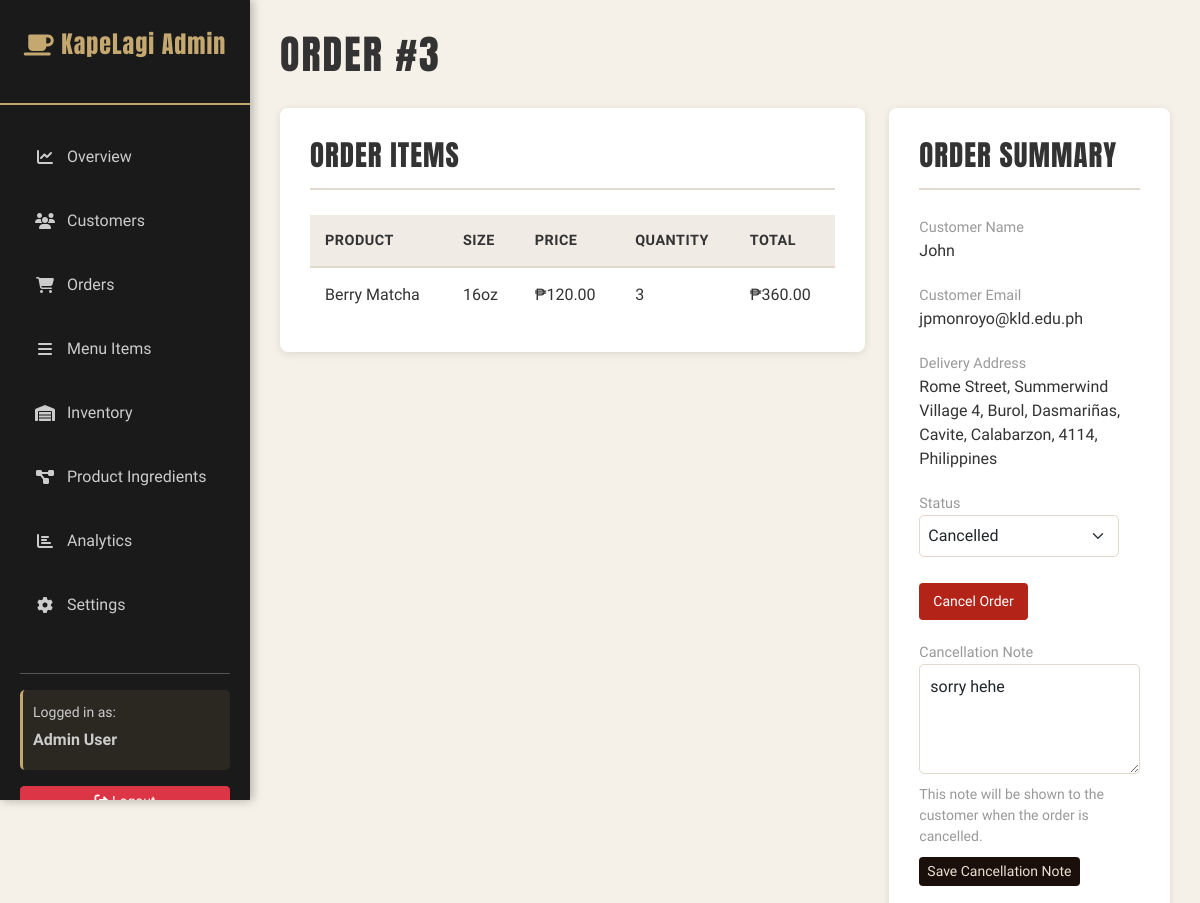
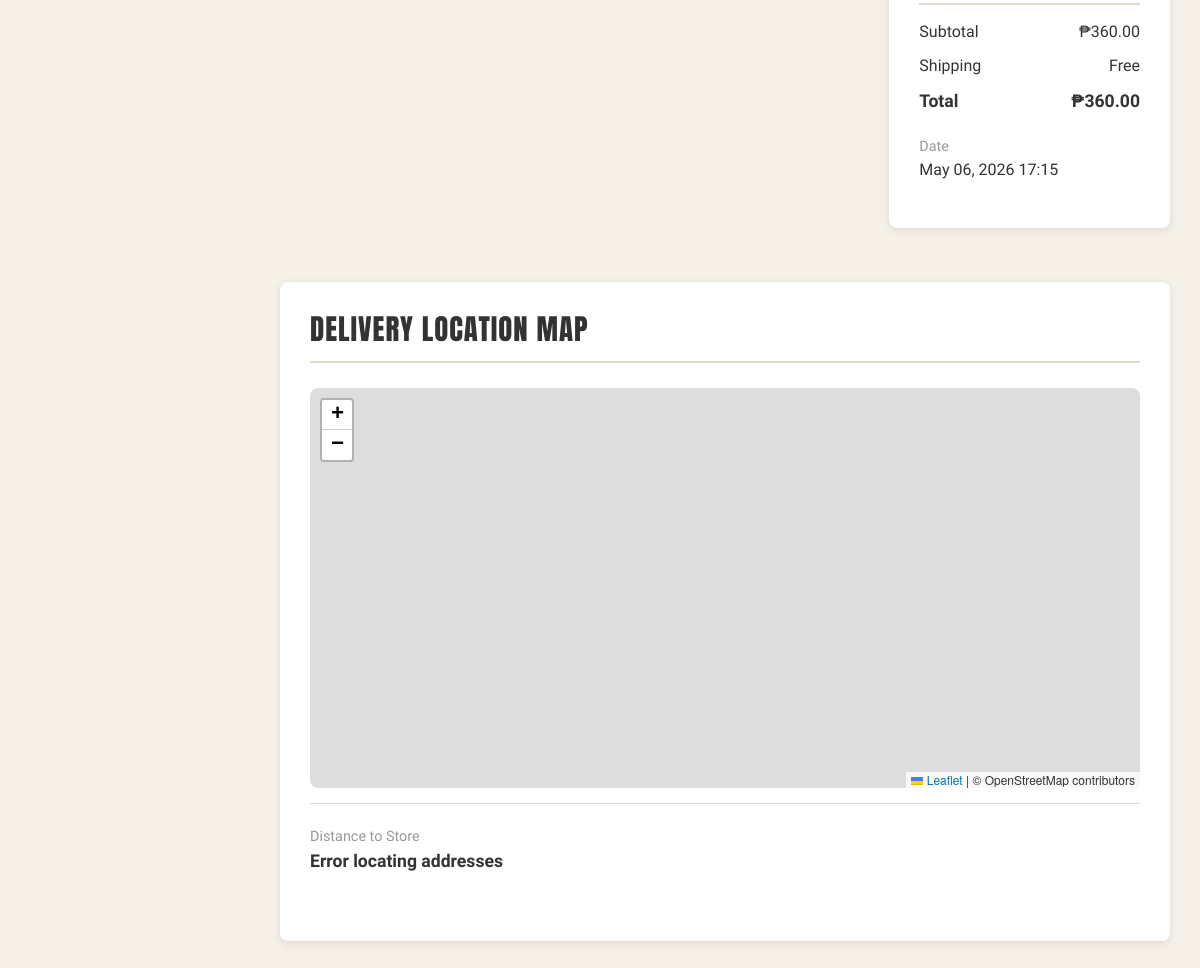
Page /admin/order-details.php?id=3 (signed in) on the committed database (2 pictures, top to bottom).
### tables this page shows
CREATE TABLE `order_items` (
  `id` int(11) NOT NULL,
  `order_id` int(11) NOT NULL,
  `product_id` int(11) DEFAULT NULL,
  `product_name` varchar(100) DEFAULT NULL,
  `size` varchar(10) DEFAULT NULL,
  `price` decimal(10,2) DEFAULT NULL,
  `quantity` int(11) DEFAULT NULL,
  `created_at` timestamp NULL DEFAULT current_timestamp()
);

CREATE TABLE `products` (
  `id` int(11) NOT NULL,
  `name` varchar(100) NOT NULL,
  `description` text DEFAULT NULL,
  `category` varchar(50) NOT NULL,
  `image_url` varchar(255) DEFAULT NULL,
  `price_16oz` decimal(10,2) DEFAULT NULL,
  `price_22oz` decimal(10,2) DEFAULT NULL,
  `stock` int(11) NOT NULL DEFAULT 0,
  `is_archived` tinyint(1) NOT NULL DEFAULT 0,
  `archived_at` datetime DEFAULT NULL,
  `created_at` timestamp NULL DEFAULT current_timestamp()
);

CREATE TABLE `orders` (
  `id` int(11) NOT NULL,
  `user_id` int(11) NOT NULL,
  `customer_name` varchar(100) NOT NULL,
  `customer_email` varchar(100) NOT NULL,
  `customer_phone` varchar(20) DEFAULT NULL,
  `delivery_address` varchar(255) DEFAULT NULL,
  `city` varchar(50) DEFAULT NULL,
  `province` varchar(50) DEFAULT NULL,
  `payment_method` varchar(20) NOT NULL DEFAULT 'COD',
  `total_amount` decimal(10,2) DEFAULT NULL,
  `status` varchar(20) DEFAULT 'pending',
  `is_archived` tinyint(1) NOT NULL DEFAULT 0,
  `archived_at` datetime DEFAULT NULL,
  `special_notes` text DEFAULT NULL,
  `cancellation_reason` text DEFAULT NULL,
  `created_at` timestamp NULL DEFAULT current_timestamp(),
  `updated_at` timestamp NULL DEFAULT current_timestamp() ON UPDATE current_timestamp()
);

### admin/order-details.php (the view, shortened to what this page needs)
<?php
include 'includes/header.php';
$order_id = intval($_GET['id']);
$items_per_page = 5;
$current_page = max(1, intval($_GET['page'] ?? 1));
$order = $conn->query("
    SELECT * FROM orders WHERE id = $order_id
")->fetch_assoc();
$offset = ($current_page - 1) * $items_per_page;
$items_stmt = $conn->prepare("
    SELECT oi.*, p.name as product_name
    FROM order_items oi
    LEFT JOIN products p ON oi.product_id = p.id
    WHERE oi.order_id = ?
    ORDER BY oi.id ASC
    LIMIT ? OFFSET ?
");
$items_stmt->bind_param("iii", $order_id, $items_per_page, $offset);
$items_stmt->execute();
$items = $items_stmt->get_result();
?>
<h1 class="page-title">Order #<?php echo $order_id; ?></h1>
<div class="row mb-4">
    <div class="col-lg-8">
        <div class="section-card">
            <div class="section-card-header">
                <h3 class="section-card-title">Order Items</h3>
            </div>
            <table class="admin-table">
                <thead>
                    <tr>
                        <th>Product</th>
                        <th>Size</th>
                        <th>Price</th>
                        <th>Quantity</th>
                        <th>Total</th>
                    </tr>
                </thead>
                <tbody>
                    <?php
                    while ($item = $items->fetch_assoc()) {
                        $total = $item['price'] * $item['quantity'];
                        echo '<tr>
                                <td>' . htmlspecialchars($item['product_name']) . '</td>
                                <td>' . htmlspecialchars($item['size']) . '</td>
                                <td>₱' . number_format($item['price'], 2) . '</td>
                                <td>' . $item['quantity'] . '</td>
                                <td>₱' . number_format($total, 2) . '</td>
                              </tr>';
                    }
                    ?>
                </tbody>
            </table>
        </div>
    </div>
    <div class="col-lg-4">
        <div class="section-card">
            <div class="section-card-header">
                <h3 class="section-card-title">Order Summary</h3>
            </div>
            <div style="margin-bottom: 20px;">
                <label style="color: #999; font-size: 0.9rem;">Customer Name</label>
                <p><?php echo htmlspecialchars($order['customer_name']); ?></p>
            </div>
            <div style="margin-bottom: 20px;">
                <label style="color: #999; font-size: 0.9rem;">Customer Email</label>
                <p><?php echo htmlspecialchars($order['customer_email']); ?></p>
            </div>
            <div style="margin-bottom: 20px;">
                <label style="color: #999; font-size: 0.9rem;">Delivery Address</label>
                <p><?php echo htmlspecialchars($order['delivery_address'] ?? 'Not provided'); ?></p>
            </div>
            <div style="margin-bottom: 20px;">
                <label style="color: #999; font-size: 0.9rem;">Status</label>
                <p>
                    <select id="orderStatus" class="form-select" style="max-width: 200px; border: 1px solid #e0d9cd; border-radius: 5px; padding: 8px;" onchange="handleOrderStatusChange(<?php echo $order_id; ?>, this.value)">
                        <option value="cancelled" <?php echo $order['status'] === 'cancelled' ? 'selected' : ''; ?>>Cancelled</option>
                    </select>
                </p>
                <button type="button" id="cancelOrderButton" class="btn btn-sm" style="margin-top: 10px; background-color: #b42318; color: #fff; border: none; padding: 8px 14px;">
                    Cancel Order
                </button>
            </div>
            <div id="cancellationNoteGroup" style="margin-bottom: 20px; <?php echo $order['status'] === 'cancelled' ? '' : 'display: none;'; ?>">
                <label style="color: #999; font-size: 0.9rem;">Cancellation Note</label>
                <textarea id="cancellationNote" class="form-control" style="min-height: 110px; border: 1px solid #e0d9cd; border-radius: 5px; padding: 10px; margin-bottom: 10px;" placeholder="Explain why this order was cancelled for the customer."><?php echo htmlspecialchars($order['cancellation_reason'] ?? ''); ?></textarea>
                <small style="color: #999; display: block; margin-bottom: 10px;">This note will be shown to the customer when the order is cancelled.</small>
                <button type="button" class="btn btn-sm" style="background-color: #1A0F0A; color: #E8E0D0; border: none;" onclick="saveOrderUpdate(<?php echo $order_id; ?>)">Save Cancellation Note</button>
            </div>
            <div style="border-top: 2px solid #e0d9cd; padding-top: 15px; margin-bottom: 20px;">
                <div style="display: flex; justify-content: space-between; margin-bottom: 10px;">
                    <span>Subtotal</span>
                    <span>₱<?php echo number_format($order['total_amount'], 2); ?></span>
                </div>
                <div style="display: flex; justify-content: space-between; margin-bottom: 10px;">
                    <span>Shipping</span>
                    <span>Free</span>
                </div>
                <div style="display: flex; justify-content: space-between; font-weight: bold; font-size: 1.1rem;">
                    <span>Total</span>
                    <span>₱<?php echo number_format($order['total_amount'], 2); ?></span>
                </div>
            </div>
            <div>
                <label style="color: #999; font-size: 0.9rem;">Date</label>
                <p><?php echo date('F d, Y H:i', strtotime($order['created_at'])); ?></p>
            </div>
        </div>
    </div>
</div>
<div class="row mb-4">
    <div class="col-lg-12">
        <div class="section-card">
            <div class="section-card-header">
                <h3 class="section-card-title">Delivery Location Map</h3>
            </div>
            <div id="orderMap" style="height: 400px; border-radius: 8px; overflow: hidden;"></div>
            <div style="padding: 20px 0; border-top: 1px solid #e0d9cd; margin-top: 15px;">
                <div style="margin-bottom: 15px;">
                    <label style="color: #999; font-size: 0.9rem;">Distance to Store</label>
                    <p id="routeDistance" style="font-size: 1.1rem; font-weight: bold;">Calculating...</p>
                </div>
            </div>
        </div>
    </div>
</div>
<?php include 'includes/footer.php'; ?>

### admin/css/admin-styles.css (style rules this page uses)
:root { --primary-bg: #2a2a2a; --sidebar-bg: #1a1a1a; --card-bg: #f5f1e8; --text-dark: #333; --text-muted: #999; --border-color: #e0d9cd; --success-color: #7cb342; --warning-color: #fbc02d; --danger-color: #d32f2f; --info-color: #1976d2; --primary-gold: #c4a870; --accent-brown: #6d4c41; }
* { margin: 0; padding: 0; box-sizing: border-box; }
html, body { height: 100%; font-family: 'Smooch Sans', sans-serif; }
body.admin-body { background-color: #f5f1e8; color: var(--text-dark); }
.page-title { font-family: 'Anton', sans-serif; font-size: 2.5rem; color: var(--text-dark); margin-bottom: 30px; text-transform: uppercase; letter-spacing: 2px; }
.section-card { background-color: white; border-radius: 8px; padding: 30px; margin-bottom: 30px; box-shadow: 0 2px 8px rgba(0, 0, 0, 0.1); }
.section-card-header { display: flex; justify-content: space-between; align-items: center; margin-bottom: 25px; border-bottom: 2px solid var(--border-color); padding-bottom: 15px; }
.section-card-title { font-family: 'Anton', sans-serif; font-size: 1.8rem; color: var(--text-dark); text-transform: uppercase; letter-spacing: 1px; margin: 0; }
.admin-table { width: 100%; border-collapse: collapse; margin-top: 15px; }
.admin-table thead th { background-color: #f0ebe4; color: var(--text-dark); font-weight: bold; padding: 15px; text-align: left; border-bottom: 2px solid var(--border-color); text-transform: uppercase; font-size: 0.9rem; letter-spacing: 0.5px; }
.admin-table tbody td { padding: 15px; border-bottom: 1px solid var(--border-color); color: var(--text-dark); }
.admin-table tbody tr:last-child td { border-bottom: none; }
.form-control { width: 100%; padding: 10px; border: 1px solid var(--border-color); border-radius: 5px; font-family: inherit; font-size: 1rem; transition: border-color 0.3s ease; }
.form-select { width: 100%; padding: 10px; border: 1px solid var(--border-color); border-radius: 5px; font-family: inherit; font-size: 1rem; cursor: pointer; background-color: white; transition: border-color 0.3s ease; }
textarea.form-control { resize: vertical; }

### rows in the picture
order_items: product.name "Berry Matcha", size "16oz", price "120.00", quantity "3", total "360.00"
orders: customer_name "John", customer_email "jpmonroyo@kld.edu.ph", delivery_address "Rome Street, Summerwind Village 4, Burol, Dasmariñas, Cavite, Calabarzon, 4114, Philippines", status "Cancelled", cancellation_reason "sorry hehe", total_amount "360.00", created_at "May 06, 2026 17:15"

### other values in the picture
get_user_name() "Admin User"
$order_id "3"
